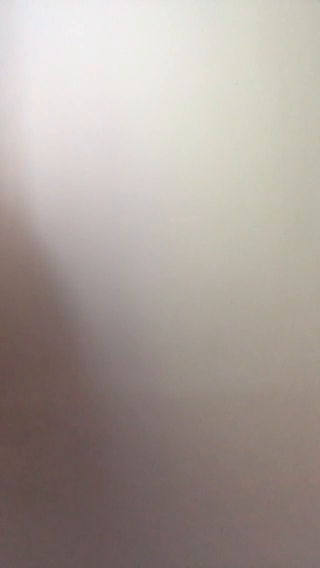
//> input picture frame 24 of test3.mov, 320 x 568 px
$ ./objectTracking   (built with g++ and OpenCV 4)
//> lines starting //> are read from the running program, lines starting //| are printed output that depends on the picture; after the words box and inside, x2 and y2 are one past the last pixel; in counts of white or black regions, pixels touching at a corner belong together
### Library/SerialPort.hpp
/*
* Author: Manash Kumar Mandal
* Modified Library introduced in Arduino Playground which does not work
* This works perfectly
* LICENSE: MIT
*/

#pragma once

#define ARDUINO_WAIT_TIME 2000
#define MAX_DATA_LENGTH 255

#include <windows.h>
#include <iostream>

class SerialPort
{
private:
    HANDLE handler;
    bool connected;
    COMSTAT status;
    DWORD errors;
public:
    explicit SerialPort(const char *portName);
    ~SerialPort();

    int readSerialPort(const char *buffer, unsigned int buf_size);
    bool writeSerialPort(const char *buffer, unsigned int buf_size);
    bool isConnected();
    void closeSerial();
};

### objectTracking.cpp
/*
* Author: Colin Harker
* Computer vision program to track and calculate future trajectory of object.
* Designed to interface with Arduino and control servos.
* _STATUS_: WIP
*/


#include "opencv2/core/core.hpp"
#include "opencv2/highgui/highgui.hpp"
#include "opencv2/imgproc.hpp"
#include "opencv2/opencv.hpp"

#include "SerialPort.hpp"


int main(int argc, char** argv)
{
    std::string filename = "test3.mov";
    cv::VideoCapture capture(filename);
    cv::Mat frame, frame_HSV, combined;

    if (!capture.isOpened())
        throw "Error when reading steam_avi";

    cv::namedWindow("w", 1);
    for (;;)
    {
        capture >> frame;
//> frame is the input picture: 568 rows x 320 cols, CV_8UC3; mean B, G, R 153.8, 159.8, 169.4
        if (frame.empty())
            break;

        //convert to gray
        cv::cvtColor(frame, frame_HSV, cv::COLOR_RGB2HSV);
//> frame_HSV: 568 rows x 320 cols, CV_8UC3; mean H, S, V 108.5, 27.7, 169.4

        //GaussianBlur(frame_grey, frame_grey, Size(9, 9), 1, 1);
        cv::blur(frame_HSV, frame_HSV, cv::Size(1, 1));

        //define threshhold around desired color
        cv::Scalar lowerBound = cv::Scalar(25, 52, 30);
        cv::Scalar upperBound = cv::Scalar(80, 210, 150);
        cv::Mat threshFrame;

        //Convert desired object to white, everything else black
        inRange(frame_HSV, lowerBound, upperBound, threshFrame);
//> threshFrame: 568 rows x 320 cols, CV_8UC1; every value is 0

        //calculate center of body
        cv::Moments m = moments(threshFrame, false);
//> m = moments, m00 0
        cv::Point com(m.m10 / m.m00, m.m01 / m.m00);
//> com = Point(-2147483648, -2147483648)


        //if the coords are on screen, display red cross
        if (!(com.x < 0 || com.y < 0)) {
            cv::Scalar color = cv::Scalar(0, 0, 255);
            drawMarker(frame, com, color, cv::MARKER_CROSS, 25, 2);
        }

        //display coord to terminal
        std::cout << com << std::endl;
//| [-2147483648, -2147483648]


        //display image
        imshow("thresh", threshFrame);
        imshow("hsv", frame_HSV);
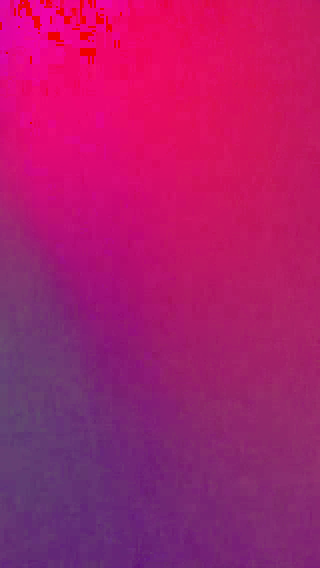
//> window 'hsv': 568 rows x 320 cols, CV_8UC3; mean B, G, R 108.5, 27.7, 169.4
        imshow("w", frame);


        cv::waitKey(15);


        //after n number of frames, use marker locations to calculate predicted trajectory k frames in the future


        //once trajectory is predicted, save coordinates to a Point


        //convert point to radian data that can be sent to arduino


        //send data to arduino


    }


    cv::waitKey(0); // key press to close window
}

$ run again, starting later in the video
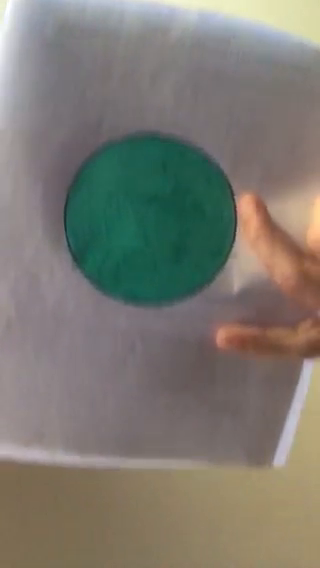
//> input picture frame 108 of test3.mov, 320 x 568 px
//> frame is the input picture: 568 rows x 320 cols, CV_8UC3; mean B, G, R 113.1, 121.7, 124.6
//> frame_HSV: 568 rows x 320 cols, CV_8UC3; mean H, S, V 100.2, 57.7, 133.2
//> `inRange(frame_HSV, lowerBound, upperBound, threshFrame);`:
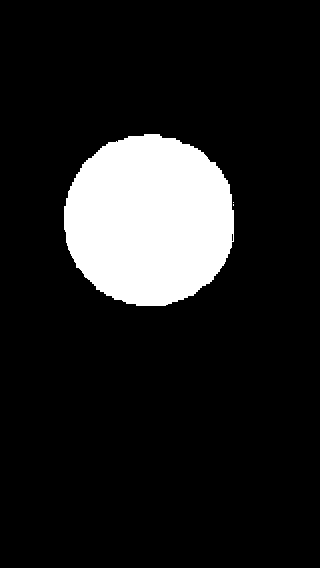
//> threshFrame: 568 rows x 320 cols, CV_8UC1; 12.7% white; 3 white regions (2 under 20 px), largest, box (x1, y1, x2, y2) and area: (64, 134, 234, 306) 23152
//> m = moments, m00 5904525, centre m10/m00, m01/m00 = (149, 219.8)
//> com = Point(149, 219)
//> frame: 568 rows x 320 cols, CV_8UC3; 0.08% of pixels changed, all inside (x1, y1, x2, y2) = (136, 206, 163, 233)
//| [149, 219]
//> `imshow("hsv", frame_HSV);`:
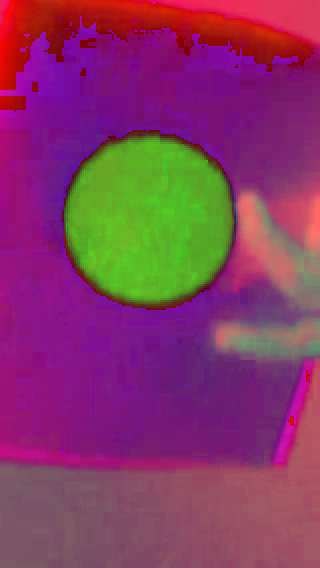
//> window 'hsv': 568 rows x 320 cols, CV_8UC3; mean B, G, R 100.2, 57.7, 133.2

$ run again, starting later in the video
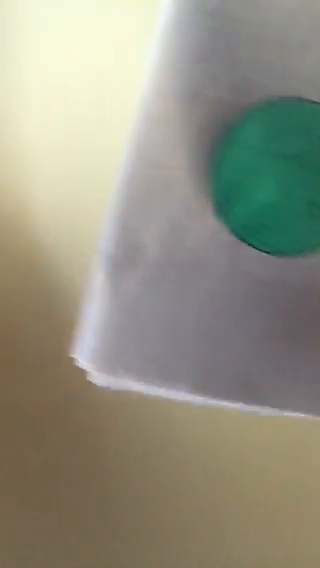
//> input picture frame 193 of test3.mov, 320 x 568 px
//> frame is the input picture: 568 rows x 320 cols, CV_8UC3; mean B, G, R 130.1, 145.8, 147.3
//> frame_HSV: 568 rows x 320 cols, CV_8UC3; mean H, S, V 101.9, 53.2, 153.6
//> `inRange(frame_HSV, lowerBound, upperBound, threshFrame);`:
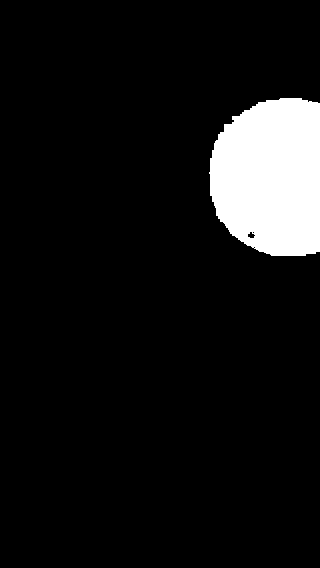
//> threshFrame: 568 rows x 320 cols, CV_8UC1; 8.2% white; 1 white region, box (x1, y1, x2, y2) and area: (209, 98, 320, 256) 14846
//> m = moments, m00 3785730, centre m10/m00, m01/m00 = (270.3, 176.6)
//> com = Point(270, 176)
//> frame: 568 rows x 320 cols, CV_8UC3; 0.08% of pixels changed, all inside (x1, y1, x2, y2) = (257, 163, 284, 190)
//| [270, 176]
//> `imshow("hsv", frame_HSV);`:
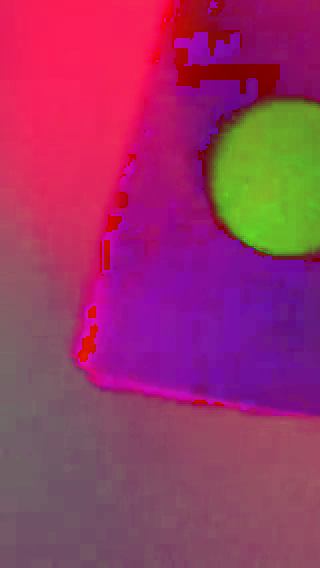
//> window 'hsv': 568 rows x 320 cols, CV_8UC3; mean B, G, R 101.9, 53.2, 153.6
